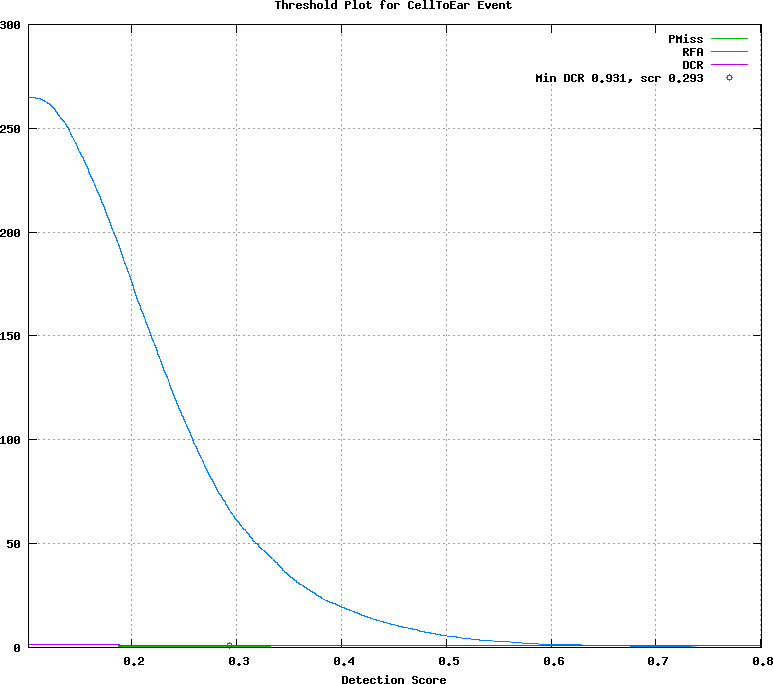

Write the gnuplot code that produced this figure.
## GNUPLOT command file
set terminal postscript color
set style data lines
set title 'Threshold Plot for CellToEar Event'
set xlabel 'Detection Score'
set grid
set size ratio 0.85
plot [0.101667:0.800625]  \
  'test.det.CellToEar_Event.dat.1' using 1:4 title 'PMiss' with lines lt 2, \
  'test.det.CellToEar_Event.dat.1' using 1:5 title 'RFA' with lines lt 3, \
  'test.det.CellToEar_Event.dat.1' using 1:6 title 'DCR' with lines lt 4, \
  'test.det.CellToEar_Event.dat.2' using 1:2 title 'Min DCR 0.931, scr 0.293' with points lt 6
